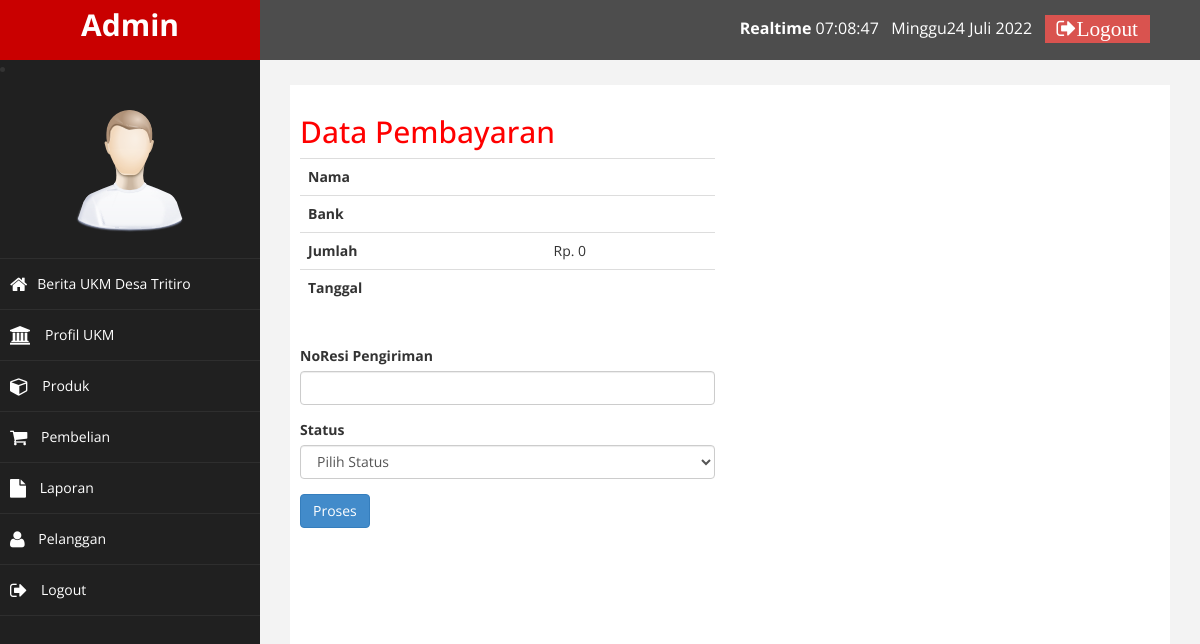
Before: /views/admin/index.php?halaman=pembayaran&id=4 (signed in) with the older database file.
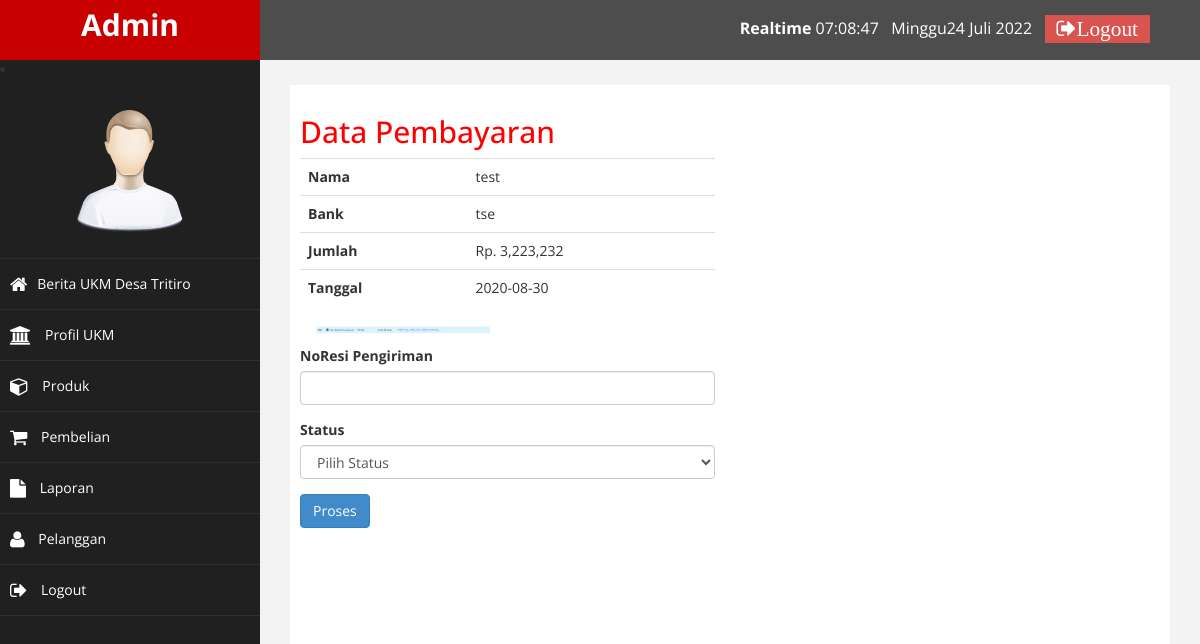
After: the same page with the newer database file.
### tables this page shows
CREATE TABLE `pembayaran` (
  `id_pembayaran` int(11) NOT NULL,
  `id_pembelian` int(11) NOT NULL,
  `nama` varchar(255) NOT NULL,
  `bank` varchar(255) NOT NULL,
  `jumlah` int(11) NOT NULL,
  `tanggal` date NOT NULL,
  `bukti` varchar(255) NOT NULL
);

### views/admin/pembayaran.php (the view, shortened to what this page needs)
<h2>Data Pembayaran</h2>
<?php
$id_pembelian=$_GET['id'];
$ambil=$koneksi->query("SELECT*FROM pembayaran WHERE id_pembelian='$id_pembelian'");
$detail=$ambil->fetch_assoc();
?>
<div class="row">
    <div class="col-md-6">
        <table class="table">
            <tr>
                <th>Nama</th>
                <td><?php echo $detail['nama']?></td>
            </tr>
            <tr>
                <th>Bank</th>
                <td><?php echo $detail['bank']?></td>
            </tr>
            <tr>
                <th>Jumlah</th>
                <td>Rp. <?php echo number_format ($detail['jumlah']) ?></td>
            </tr>
            <tr>
                <th>Tanggal</th>
                <td><?php echo $detail['tanggal']?></td>
            </tr>
    </div>
    <div class="col-md-6">
        <img src="../bukti_pembayaran/<?php echo $detail['bukti'] ?>"
        alt="" class="img-responsive">
    </div>
</div>
<br>
<form method="post">
    <div class="form-group">
        <label> NoResi Pengiriman</label>
        <input type="text" class="form-control" name="resi">
    </div>
    <div class="form-group">
        <label>Status</label>
        <select class="form-control" name="status">
            <option value="">Pilih Status</option>
        </select>
    </div>
    <button class="btn btn-primary" name="proses">Proses</button>
</form>

Changed rows visible on the page:
added pembayaran: nama "test", bank "tse", jumlah "3,223,232", tanggal "2020-08-30", bukti (picture)
Other visible differences:
$detail['jumlah']: "0" → (not shown)
